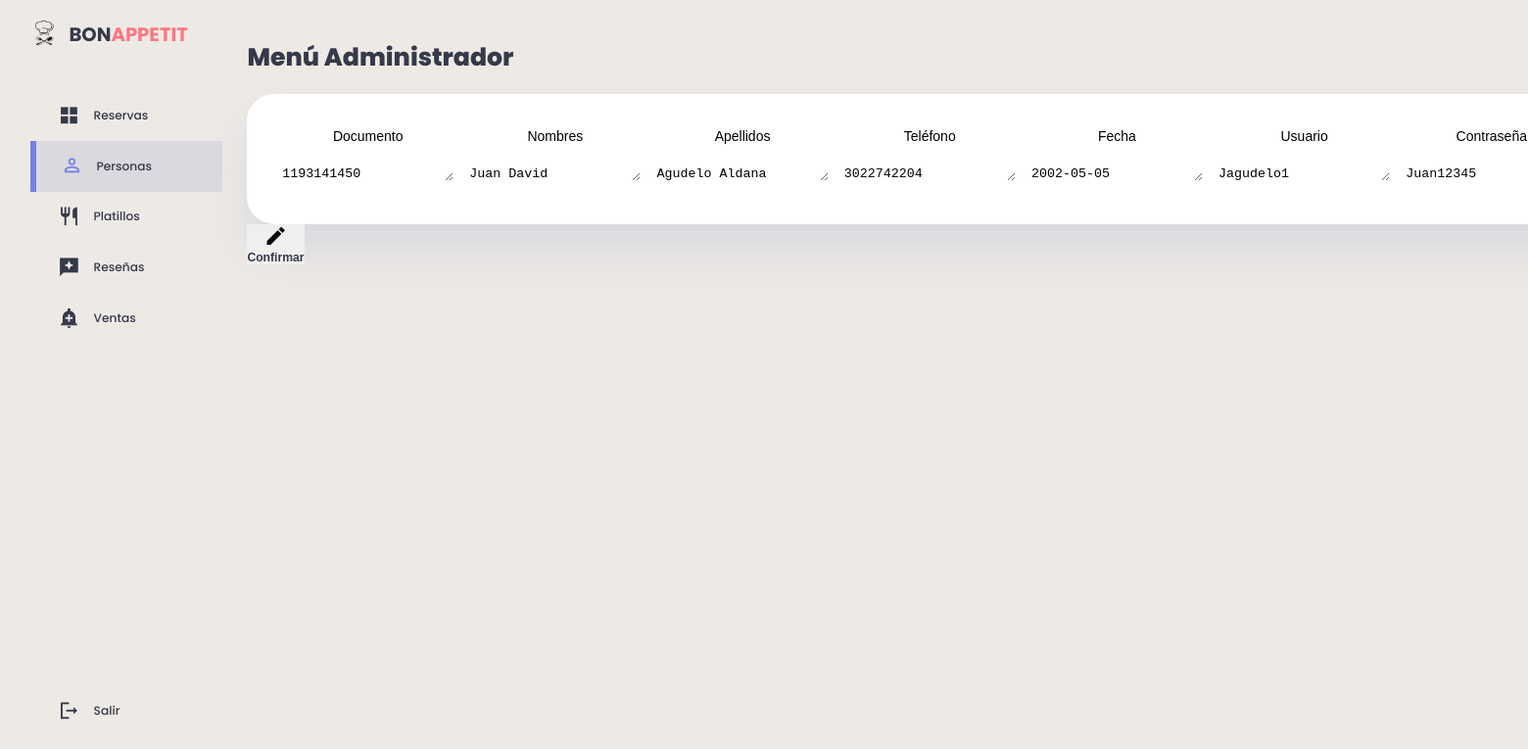
Screenshot of /clientes/actualizar.php?Documento=1193141450 (signed in) with the database file from the repository.
### tables this page shows
CREATE TABLE `clientes` (
  `id_cliente` int(11) NOT NULL,
  `Documento` int(11) NOT NULL,
  `Nombres` varchar(100) DEFAULT NULL,
  `Apellidos` varchar(100) DEFAULT NULL,
  `Correo_Electronico` varchar(300) DEFAULT NULL,
  `Celular` varchar(11) NOT NULL,
  `Fecha` date DEFAULT NULL,
  `Usuario` varchar(100) DEFAULT NULL,
  `Contrasena` varchar(400) DEFAULT NULL,
  `Foto` mediumblob DEFAULT NULL,
  `id_rol` int(11) NOT NULL DEFAULT 2
);

### clientes/actualizar.php (the view, shortened to what this page needs)
<?php
    include("../db/conexion.php");
    $Documento = $_GET["Documento"];
    $datos = "SELECT * FROM clientes WHERE Documento = '".$Documento."'";
?>
<!DOCTYPE html>
<html lang="en">
<head>
    <link href="https://cdnjs.cloudflare.com/ajax/libs/font-awesome/5.13.0/css/all.min.css" rel="stylesheet">
    <link rel="stylesheet"a href="../clientes/stylec.css">
</head>
<body>
<div class="content">
<div class="container1">
    <aside>
        <div class="top1">
            <div class="logo">
                <img src="./imag/icon.png">
                <h2>BON<span class="danger">APPETIT</span></h2>
            </div>
        </div>
        <div class="sidebar">
            <a href="../admin/admin.php">
                    <span class="material-icons-sharp">grid_view</span>
                    <h3>Reservas</h3>
            </a>
            <a href="../clientes/clientes.php"  class="active">
                <span class="material-icons-sharp">person_outline</span>
                <h3>Personas</h3>
            </a>
            <a href="../platillos/platillos.php">
                    <span class="material-icons-sharp">restaurant</span>
                    <h3>Platillos</h3>
               </a>
            <a href="../resenas/resenas.php">
                <span class="material-icons-sharp">reviews</span>
                <h3>Reseñas</h3>
            </a>
            <a href="../ventas/ventas.php">
                    <span class="material-icons-sharp">add_alert</span>
                    <h3>Ventas</h3>
                </a>
            <a href="../view/cerrar_sesion.php">
                <span class="material-icons-sharp">logout</span>
                <h3>Salir</h3>
            </a>
        </div>
    </aside>
    <main>
    <h1>Menú Administrador</h1>
        <br>
        <div class="recent-orders">
            <table border="0" cellspacing="5" cellpadding="5">
                <div class="container2">
                <thead>
                            <tr>
                                <td> <font face="Arial">Documento</font> </td>
                                <td> <font face="Arial">Nombres</font> </td>
                                <td> <font face="Arial">Apellidos</font> </td>
                                <td> <font face="Arial">Teléfono</font> </td>
                                <td> <font face="Arial">Fecha</font> </td>
                                <td> <font face="Arial">Usuario</font> </td>
                                <td> <font face="Arial">Contraseña</font> </td>
                            </tr>
                </thead>
                </div>
                    <tbody id="content">
                    <form action="updatec.php" method="POST">
                        <?php foreach ($conexion -> query($datos) as $row) {
                        ?>
                                    <tr>
                                        <td><p><textarea readonly="readonly" name="Documento" id="Documento" rows="1"><?php echo $row['Documento'] ?></textarea></p></td>
                                        <td><p><textarea name="Nombres" id="Nombres" rows="1"><?php echo $row['Nombres'] ?></textarea></p></td>
                                        <td><p><textarea name="Apellidos" id="Apellidos" rows="1"><?php echo $row['Apellidos'] ?></textarea></p></td>
                                        <td><p><textarea name="Celular" id="Celular" rows="1"><?php echo $row['Celular'] ?></textarea></p></td>
                                        <td><p><textarea name="Fecha" id="Fecha" rows="1"><?php echo $row['Fecha'] ?></textarea></p></td>
                                        <td><p><textarea name="Usuario" id="Usuario" rows="1"><?php echo $row['Usuario'] ?></textarea></p></td>
                                        <td><p><textarea name="Contrasena" id="Contrasena" rows="1"><?php echo $row['Contrasena'] ?></textarea></p></td>
                                    </tr>
                        <?php
                        }
                        ?>
                    </tbody>
                </table>
                <button type="submit">
                    <span class="material-icons-sharp">edit</span>
                    <h3>Confirmar</h3>
                </button>
            </div>
        </main>
</div>
</div>
</body>
</html>

### clientes/stylec.css (style rules this page uses)
:root { --color-primary:#7380ec; --color-danger:#ff7782; --color-success:#41f1b6; --color-warning:#ffbb55; --color-white:#fff; --color-info-dark:#000000; --color-info-light: #dce1eb; --color-dark:#363949; --color-light:rgba(132,139,200,0.18); --color-primary-variant:#111e88; --color-dark-variant:#677483; --color-background:linear-gradient(to bottom, #EDEAE5, #EDEAE5); --color-tablas:#fff; --card-border-radius:2rem; --border-radius-1:0.4rem; --border-radius-2:0.8rem; --border-radius-3:1.2rem; --card-padding:1.8rem; --padding-1:1.2rem; --box-shadow: 0 2rem 3rem var(--color-light); }
* { margin:0; padding:0; outline:0; appearance:none; border:0; text-decoration:none; list-style:none; box-sizing:border-box; }
html { font-size:14px; }
body { width: 100vw; height: 107vh; font-family: poppins, sans-serif; font-size:0.88rem; background: var(--color-background); user-select: none; overflow-x: hidden; color: var(--color-dark); margin-top: 20px; }
.container1 { display: grid; width: 96%; margin: 0 auto; gap: 1.8rem; grid-template-columns: 14rem auto 23rem; }
a { color: var(--color-dark); }
th,td { padding: 0.4rem !important; }
img { width: 50px; height: 50px; border-radius: 50px; }
h1 { font-weight:800; font-size:1.8rem; }
h2 { font-size:1.4rem; }
h3 { font-size:0.87rem; color: var(--color-dark); }
p { color: var(--color-dark-variant); }
.danger { color: var(--color-danger); }
aside { height: 100vh; }
aside .logo { display: flex; gap: 0.8rem; }
aside .logo img { width: 2rem; height: 2rem; }
font { color: var(--color-info-dark); font-size: 1rem; margin-top: 10px; }
aside .sidebar { display: flex; flex-direction: column; height: 86vh; position: relative; top: 3rem; }
aside h3 { font-weight: 500; }
aside .sidebar a { display: flex; color: var(--color-info-dark); margin-left: 2rem; gap: 1rem; align-items: center; position: relative; height: 3.7rem; transition: all 300ms ease; }
aside .sidebar a span { font-size: 1.6rem; transition: all 300ms ease; color: var(--color-dark); }
aside .sidebar a:last-child { position: absolute; bottom: 2rem; width: 100%; }
aside .sidebar a.active { background: var(--color-light); color: var(--color-primary); margin-left: 0; }
aside .sidebar a.active::before { content: ""; width: 6px; height: 100%; background: var(--color-primary); }
aside .sidebar a.active span { color: var(--color-primary); margin-left: calc(1rem - 3px); }
main { margin-top: 1.4rem; }
main .recent-orders table { background: var(--color-tablas); width: 100%; border-radius: var(--card-border-radius); padding: var(--card-padding); text-align: center; box-shadow: var(--box-shadow); transition: all 500ms ease; }
main table tbody { height: 30px; margin-top: -30px; }
main table tbody td { height: 2.8rem; border-bottom: 1px solid var(--color-light); color: var(--color-dark-variant); }
main table tbody tr:last-child td { border: none; }
.content { display: none; }

### rows the page displays
clientes: Documento "1193141450", Nombres "Juan David", Apellidos "Agudelo Aldana", Celular "3022742204", Fecha "2002-05-05", Usuario "Jagudelo1", Contrasena "Juan12345"
